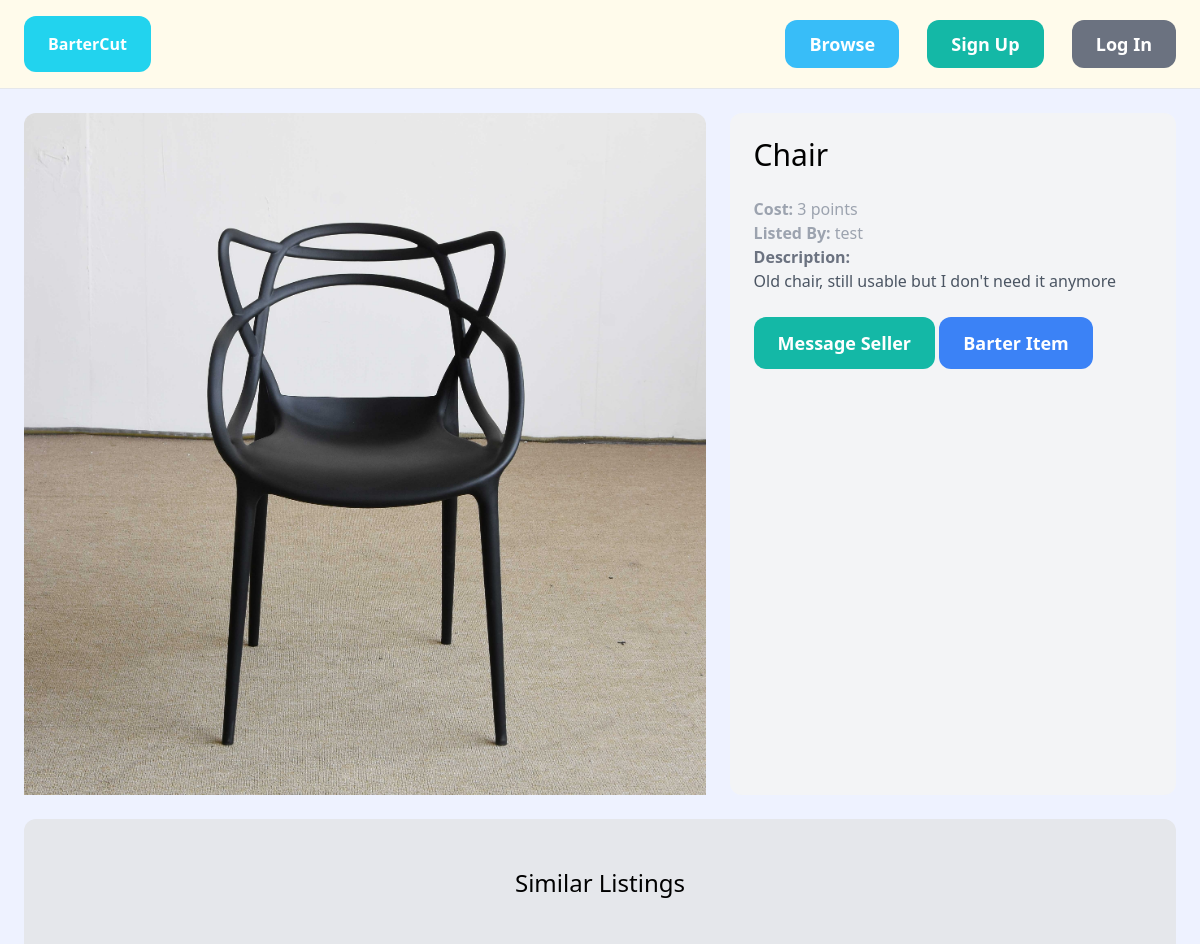
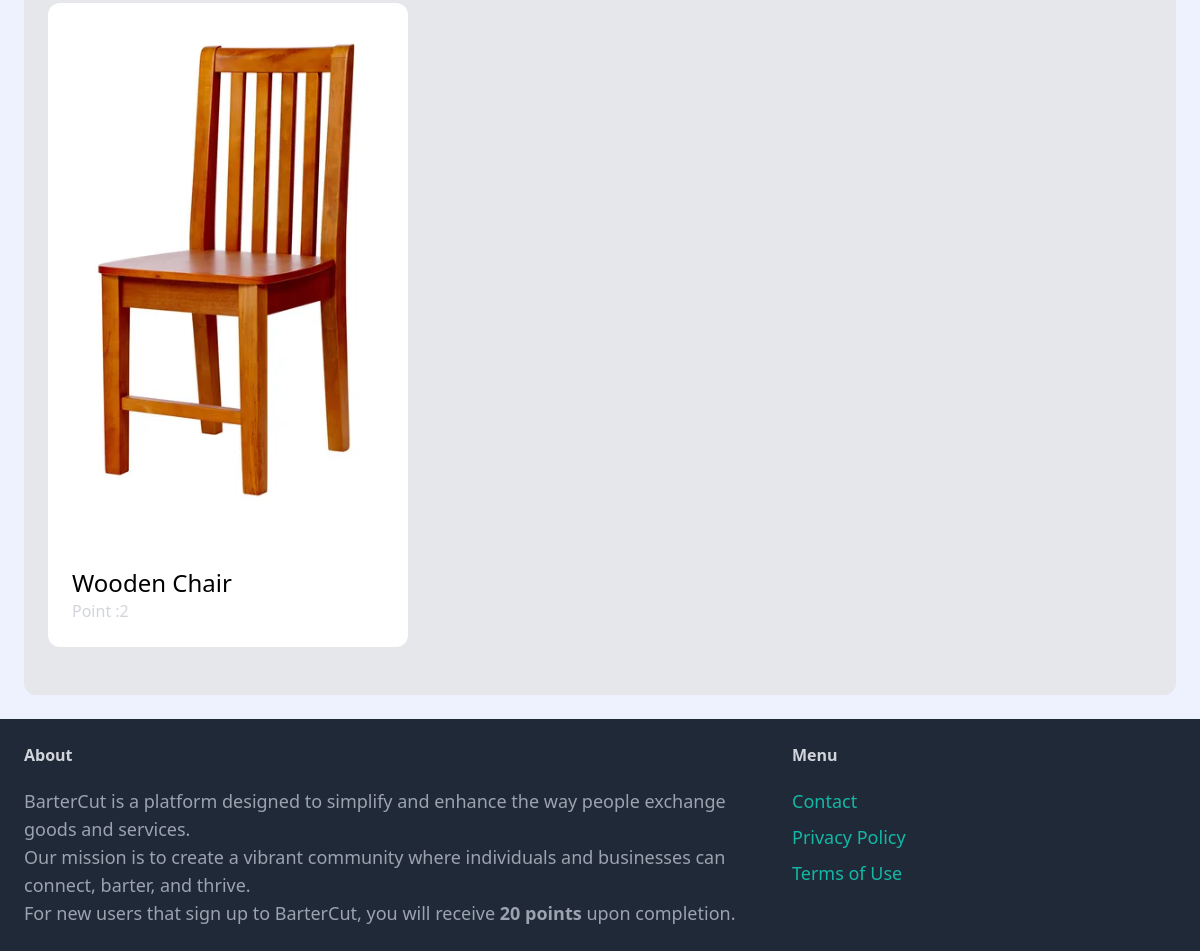
The page /listings/12/ on the database its author committed (2 pictures, top to bottom).
### listing/models.py (models this page shows, shortened)
class Item(models.Model):
    category = models.ForeignKey(Category, related_name='items', on_delete=models.CASCADE)
    name = models.CharField(max_length=255)
    description = models.TextField(blank= True, null=True)
    point = models.IntegerField()
    image = models.ImageField(upload_to='item_images', blank=True, null=True)
    is_sold = models.BooleanField(default=False)
    listed_by = models.ForeignKey(User, related_name='items', on_delete=models.CASCADE)
    received_by = models.ForeignKey(User, related_name='received_items', on_delete=models.CASCADE, null=True, blank=True)
    listed_at = models.DateTimeField(auto_now_add=True)
    TRANSACTION_STATUS_CHOICES = [
        ('Listed', 'Listed'),
        ('Sold', 'Sold'),
    ]
    transaction_status = models.CharField(
        max_length=10,
        choices=TRANSACTION_STATUS_CHOICES,
        default='Listed',
    )

### listing/views.py (the view)
# urls.py: path('<int:pk>/', views.detail, name='detail'),
def detail(request, pk):
    item = get_object_or_404(Item, pk=pk)
    related_items = Item.objects.filter(category=item.category, is_sold=False).exclude(pk=pk)[0:3]
    return render(request, 'listing/detail.html', {
        'item': item,
        'related_items': related_items
    })

### listing/templates/listing/detail.html (shortened to what this page needs)
{% extends 'fypcore/base.html' %}
{% block content %}
<div class="grid grid-cols-5 gap-6">
    <div class="col-span-3">
        {% if item.image %}
            <img src="{{item.image.url}}" class="rounded-t-xl">
        {% endif %}
    </div>
    <div class="col-span-2 p-6 bg-gray-100 rounded-xl">
        <h1 class="mb-6 text-3xl">{{ item.name }} </h1>
        <p class="text-gray-400"><strong>Cost: </strong>{{ item.point }} points</p>
        <p class="text-gray-400"><strong>Listed By: </strong>{{ item.listed_by }}</p>
        {% if item.description %}
        <p class="text-gray-600">
            <strong class="text-gray-500">Description:</strong><br>
            {{ item.description }}
        </p>
        {% endif %}
            {% if request.user == item.listed_by %}
                <div class="mt-6 p-6 bg-white rounded-xl">
                    <a href="{% url 'listing:edit_listing' item.id %}" class="inline-block mt-6 px-6 py-3 text-lg font-semibold bg-teal-500 text-white rounded-xl">Edit</a>
                    <a href="{% url 'listing:delete' item.id %}" class="inline-block mt-6 px-6 py-3 text-lg font-semibold bg-red-500 text-white rounded-xl">Remove</a>
                </div>
            {% else %}
                <a href="{% url 'message:message' item.id %}" class="inline-block mt-6 px-6 py-3 text-lg font-semibold bg-teal-500 text-white rounded-xl hover:bg-teal-700">Message Seller</a>
                {% if not item.is_sold %}
                    <a href="{% url 'listing:barter_item' item.id%}" class="inline-block mt-6 px-6 py-3 text-lg font-semibold bg-blue-500 text-white rounded-xl hover:bg-blue-700">Barter Item</a>
                {% endif %}
            {% endif %}
    </div>
</div>
<div class="mt-6 px-6 py-12 bg-gray-200 rounded-xl">
    <h2 class="mb-12 text-2xl text-center">Similar Listings</h2>
    <div class="grid grid-cols-3 gap-3">
        {% for item in related_items %}
            <div>
                <a href="{% url 'listing:detail' item.id %}">
                    <div>
                        {% if item.image %}
                            <img src="{{item.image.url}}" class="rounded-t-xl">
                        {% endif %}
                    </div>
                    <div class="p-6 bg-white rounded-b-xl">
                        <h2 class="text-2xl">{{ item.name }}</h2>
                        <p class="text-gray-300">Point :{{ item.point }}</p>
                    </div>
                </a>
            </div>
        {% endfor %}
    </div>
</div>
{% endblock %}

### rows shown on the page
Item: image (picture), name "Chair", point "3", listed_by "test", description "Old chair, still usable but I don't need it anymore"
Item: image (picture), name "Wooden Chair", point "2"
